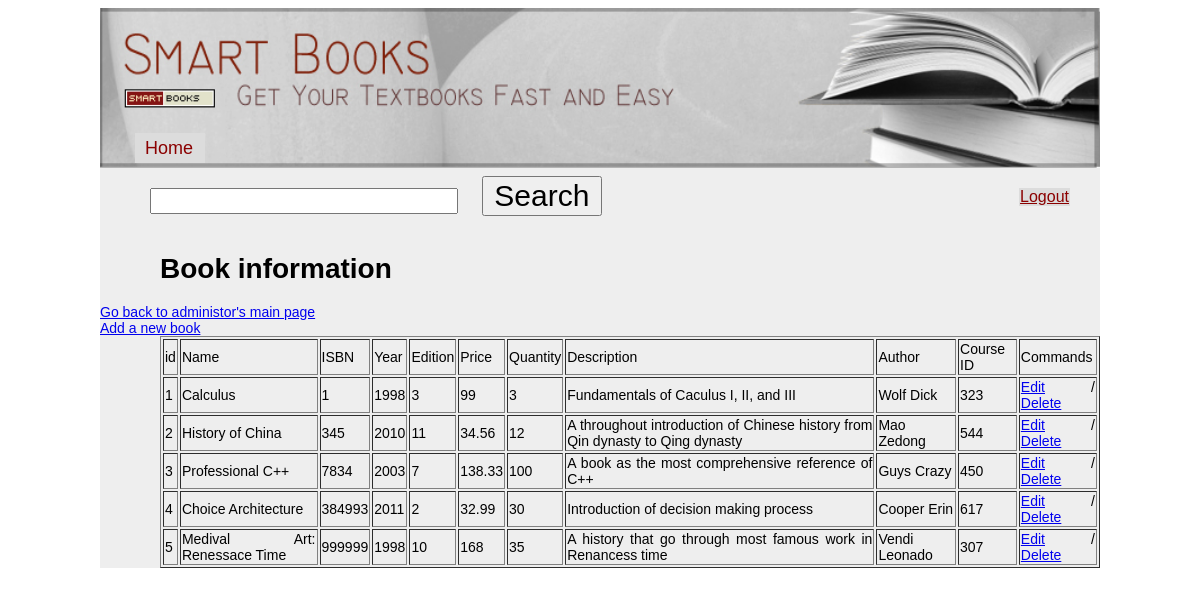
Page /admin_book.php (signed in) on the committed database.
### tables this page shows
CREATE TABLE book(id INT UNSIGNED NOT NULL AUTO_INCREMENT KEY, name VARCHAR(128), ISBN INTEGER, year INTEGER, edition INTEGER, price FLOAT, quantity INTEGER, description TEXT, authorln VARCHAR(128), authorfn VARCHAR(128), course_id INTEGER);

### admin_book.php (the view, shortened to what this page needs)
<!DOCTYPE HTML PUBLIC "-//W3C//DTD HTML 4.01//EN"
   "http://www.w3.org/TR/html4/strict.dtd">
<html>
    <head>
        <link type="text/css" rel="stylesheet" href="main.css">
    </head>
    <body>
      <div id="container">
        <div id="header">
            <ul>
              <li><a href="index.php">Home</a></li>
            </ul>
        </div>
        <div id="content">
          <div id="toolbar">
            <ul>
                <li><a href="logout.php">Logout</a></li>
            </ul>
            <form method="get" action="">
                <input type="text" id="search-text" name="s" value="" />
                <input type="submit" id="search-submit" value="Search" />
            </form>
          </div>
        <h1>Book information</h1>
<?php
echo '<table border="1">'."\n";
$result = mysql_query("SELECT * FROM book");
echo "<tr><td>id</td><td>Name</td><td>ISBN</td><td>Year</td><td>Edition</td><td>Price</td><td>Quantity</td><td>Description</td><td>Author</td><td>Course ID</td><td>Commands</td></tr>";
while ( $row = mysql_fetch_row($result) ) {
    echo "<tr><td>";
    echo(htmlentities($row[0]));
    echo("</td><td>");
    echo(htmlentities($row[1]));
    echo("</td><td>");
    echo(htmlentities($row[2]));
    echo("</td><td>");
    echo(htmlentities($row[3]));
    echo("</td><td>");
    echo(htmlentities($row[4]));
    echo("</td><td>");
    echo(htmlentities($row[5]));
    echo("</td><td>");
    echo(htmlentities($row[6]));
    echo("</td><td>");
	echo(htmlentities($row[7]));
    echo("</td><td>");
    echo(htmlentities($row[8])." ". htmlentities($row[9]));
    echo("</td><td>");
    echo(htmlentities($row[10]));
    echo("</td><td>\n");
    echo('<a href="admin_book_edit.php?id='.htmlentities($row[0]).'">Edit</a> / ');
    echo('<a href="admin_book_delete.php?id='.htmlentities($row[0]).'">Delete</a>');
    echo("</td></tr>\n");
}
?>
		<a href="admin.php">Go back to administor's main page</a><br>
		<a href="admin_book_add.php">Add a new book</a>
		</div>
		</div>
    </body>
</html>

### main.css (style rules this page uses)
body { text-align: justify; font-family: Arial, Helvetica, sans-serif; font-size: 14px; }
ul, ol, li { margin: 0px; padding: 0px; list-style: none; }
h1 { margin-left:60px; }
table { margin-left:60px; }
#container { width:1000px; margin:0 auto; }
#header { width:1000px; height:160px; background:url('banner.jpg') no-repeat; background-size:1000px 160px; }
#header a { margin:0; margin-top:5px; margin-left:10px; width:50px; height:20px; display:block; position:absolute; font-size:18px; color:#8B0000; text-decoration: none; }
#header ul { margin-top:125px; margin-left:35px; position:absolute; }
#header ul li { background-color:#DCDCDC; padding:0; width:70px; height:30px; }
#content { background-color:#eee; width:1000px; }
#toolbar { margin-left:30px; margin-right:30px; }
#toolbar ul { margin-top: 0px; position: relative; padding-top: 20px; }
#toolbar ul li { background-color:#DCDCDC; width: 80px; height: 15px; text-decoration: none; text-align: center; }
#toolbar a { color:#8B0000; font-size:16px; }
#search-text { margin:20px; width:300px; height:20px; }
#search-submit { width:120px; font-size:30px; }
#content ul { float:right; }
#content ul li { display:inline; background-color:#DCDCDC; padding:1px; }

### rows in the picture
book: id "1", name "Calculus", ISBN "1", year "1998", edition "3", price "99", quantity "3", description "Fundamentals of Caculus I, II, and III", authorln "Wolf", authorfn "Dick", course "323"
book: id "2", name "History of China", ISBN "345", year "2010", edition "11", price "34.56", quantity "12", description "A throughout introduction of Chinese history from Qin dynasty to Qing dynasty", authorln "Mao", authorfn "Zedong", course "544"
book: id "3", name "Professional C++", ISBN "7834", year "2003", edition "7", price "138.33", quantity "100", description "A book as the most comprehensive reference of C++", authorln "Guys", authorfn "Crazy", course "450"
book: id "4", name "Choice Architecture", ISBN "384993", year "2011", edition "2", price "32.99", quantity "30", description "Introduction of decision making process", authorln "Cooper", authorfn "Erin", course "617"
book: id "5", name "Medival Art: Renessace Time", ISBN "999999", year "1998", edition "10", price "168", quantity "35", description "A history that go through most famous work in Renancess time", authorln "Vendi", authorfn "Leonado", course "307"
